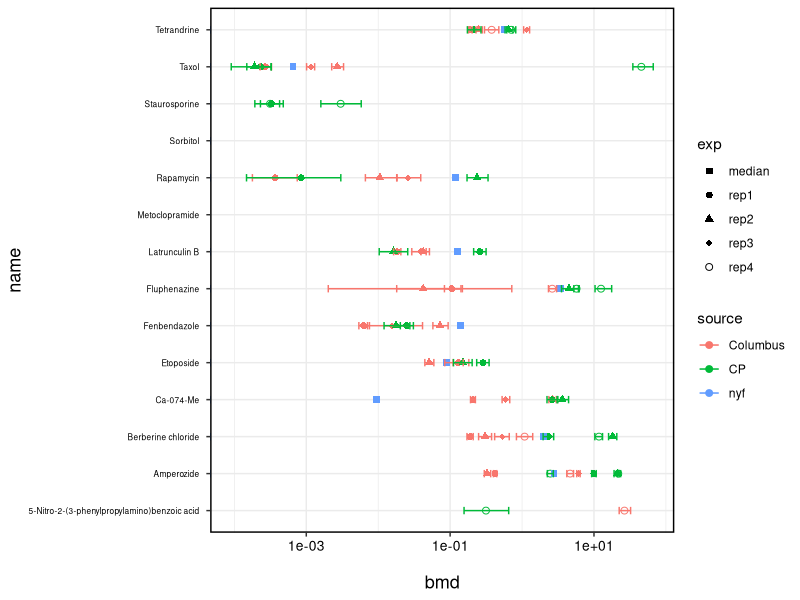
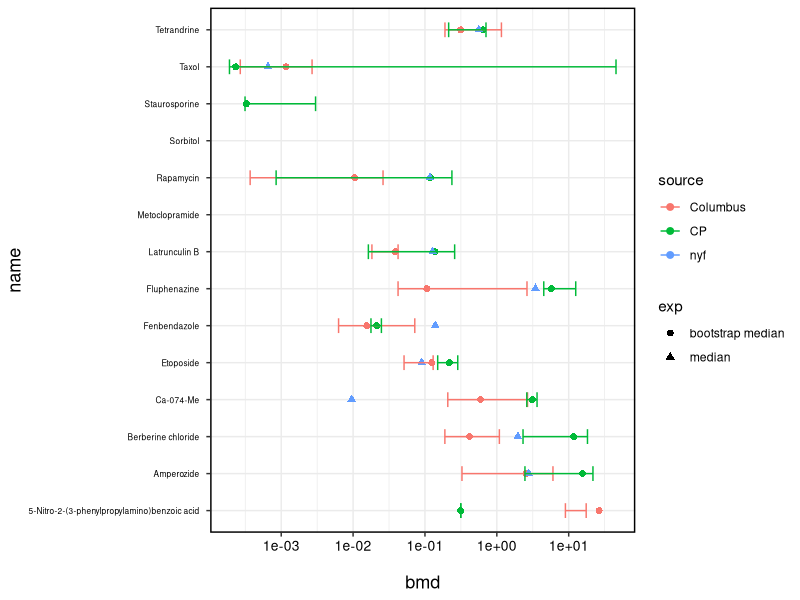

Reproduce these figures in R, in order.
## ---- chunk 1
library(tidyverse)
library(ggplot2)
## ---- chunk 2
cp_rep1 <- read.csv("../Output/rep1/_Global fitting Mahalanobis - tcplResult.csv")
cp_rep2 <- read.csv("../Output/rep2/_Global fitting Mahalanobis - tcplResult.csv")
cp_rep3 <- read.csv("../Output/rep3/_Global fitting Mahalanobis - tcplResult.csv")
cp_rep4 <- read.csv("../Output/rep4/_Global fitting Mahalanobis - tcplResult.csv")
cp <- rbind(cp_rep1, cp_rep2, cp_rep3, cp_rep4)
columbus <- read.csv("../Input/All exp BMC.csv")
nyf <- read.csv("../Input/Nyf_2020_bmd.csv")
## ---- chunk 3
#only keep needed colomns so rbind works
columbus <- columbus %>%
  dplyr::filter(exp %in% c("Definitive_rep1",
                           "Definitive_rep2",
                           "Definitive_rep3",
                           "Definitive_rep4")) %>%
  dplyr::select(any_of(c("bmd", "name", "bmdl", "bmdu", "exp"))) %>%
  mutate(source = "Columbus")

columbus <- columbus %>%
  # rename exp IDs to reps
  dplyr::mutate(
    exp = dplyr::case_when(
      exp %in% c("Definitive_rep1") ~ "rep1",
      exp %in% c("Definitive_rep2") ~ "rep2",
      exp %in% c("Definitive_rep3") ~ "rep3",
      exp %in% c("Definitive_rep4") ~ "rep4",
      TRUE ~ exp
    )
  )

cp <- cp %>%
  dplyr::select(any_of(c("bmd", "name", "bmdl", "bmdu", "exp_name"))) %>%
  mutate(source = "CP") %>%
  rename(exp = exp_name) %>%
  mutate(
    name = ifelse(name == "Taxol (Paclitaxel)", "Taxol", name),
    name = ifelse(name == "Berberine Chloride", "Berberine chloride", name)
  )

#nyffy boy doesnt have bmdl or bmdu set to 0

nyf <- nyf %>%
  rename(
    name = Chem.Name,
    bmd  = CP.POD,
    exp  = DosePlateID
  ) %>%
  filter(!name %in% c(
    "Rotenone",
    "Oxibendazole",
    "Metoclopramide"
  ))
#Eunnara did median

nyf <- nyf %>% 
  group_by(name) %>% 
  summarise(
    bmd = median(bmd, na.rm = TRUE)
  )    %>% 
mutate(
    bmdl = 0,
    bmdu = 0,
    exp = "median",
    source = "nyf"
  )%>%
  dplyr::select(bmd, name, bmdl, bmdu, source, exp)


joined <- rbind(columbus, cp, nyf) %>%
  group_by(name) %>%
  ungroup()

shape_list <- c("median" = 15, "rep1" =16, "rep2" =17, "rep3" =18, "rep4" =1)
ggplot(joined, aes(x = bmd, y = name, colour = source, shape = exp)) +
  geom_point(size = 2) +
  geom_errorbar(aes(xmin = bmdl, xmax = bmdu), width = 0.2) +
  scale_x_log10() +
  scale_shape_manual(name = "exp", values = shape_list) +
  theme_bw() +
  theme(
    legend.position = "right",
    axis.title.x = element_text(size = 13, margin = margin(t = 15)),
    axis.title.y = element_text(size = 13),
    axis.text.x = element_text(size = 10, colour = "black"),
    axis.text.y = element_text(size = 6, colour = "black", margin = margin(r = 5)),
    strip.text.x = element_text(size = 9, face = "bold"),
    strip.background = element_rect(fill = NA),
    panel.border = element_rect(color = "black", fill = NA, linewidth = 1)
  )
## ---- chunk 4
boot_median_ci <- function(x, nboot = 1000) {
  boots <- replicate(
    nboot,
    median(sample(x, replace = TRUE), na.rm = TRUE)
  )

  c(
    bmd = median(x, na.rm = TRUE),
    bmdl = quantile(boots, 0.025, na.rm = TRUE),
    bmdu = quantile(boots, 0.975, na.rm = TRUE)
  )
}

columbus_avg <- columbus %>%
  group_by(name) %>%
  summarise(
    tmp = list(boot_median_ci(bmd)),
    .groups = "drop"
  ) %>%
  tidyr::unnest_wider(tmp) %>%
  mutate(
    source = "Columbus",
    exp = "bootstrap median"
  )

cp_avg <- cp %>%
  group_by(name) %>%
  summarise(
    tmp = list(boot_median_ci(bmd)),
    .groups = "drop"
  ) %>%
  tidyr::unnest_wider(tmp) %>%
  mutate(
    source = "CP",
    exp = "bootstrap median"
  )

joined <- bind_rows(columbus_avg, cp_avg, nyf)

ggplot(joined, aes(x = bmd, y = name, colour = source, shape = exp)) +
  geom_point(size = 2) +
  geom_errorbar(aes(xmin = `bmdl.2.5%`, xmax = `bmdu.97.5%`), width = 0.4) +
  scale_x_log10() +
  theme_bw() +
  theme(
    legend.position = "right",
    axis.title.x = element_text(size = 13, margin = margin(t = 15)),
    axis.title.y = element_text(size = 13),
    axis.text.x = element_text(size = 10, colour = "black"),
    axis.text.y = element_text(size = 6, colour = "black", margin = margin(r = 5)),
    strip.text.x = element_text(size = 9, face = "bold"),
    strip.background = element_rect(fill = NA),
    panel.border = element_rect(color = "black", fill = NA, linewidth = 1)
  )
